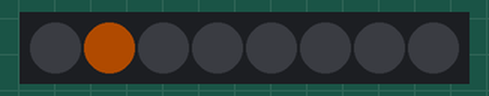
Recording of a program running on a simulated Raspberry Pi Pico running MicroPython. Shown: 8 RGB LEDs in strip order, left to right. Dim RGB values are drawn brighter than linear; random numbers come from a fixed seed.

Above: at 0.41 s.
At 5.0 s:
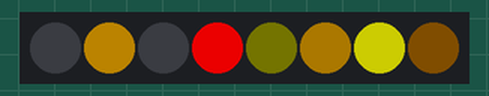
At 11.71 s:
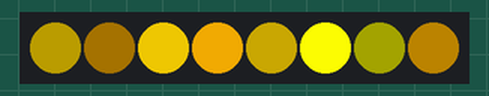
At 17.88 s:
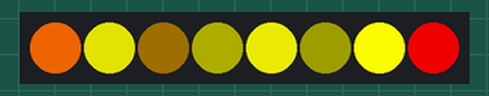
At 29.58 s:
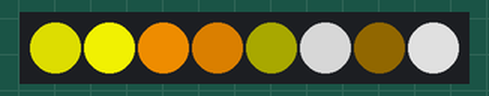
At 39.45 s:
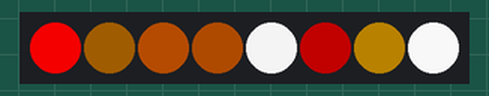
Timing chart, 0 to 40.0 s (numbered marks = the images above):
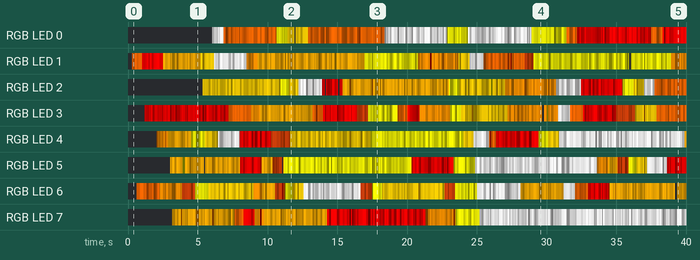

The program:

main.py
```python
import array, time
from machine import Pin
import rp2
import random

# Configure the number of WS2812 LEDs, pins and brightness.
NUM_LEDS = 8
PIN_NUM = 21


@rp2.asm_pio(sideset_init=rp2.PIO.OUT_LOW, out_shiftdir=rp2.PIO.SHIFT_LEFT, autopull=True, pull_thresh=24)
def ws2812():
    T1 = 2
    T2 = 5
    T3 = 3
    wrap_target()
    label("bitloop")
    out(x, 1).side(0)[T3 - 1]
    jmp(not_x, "do_zero").side(1)[T1 - 1]
    jmp("bitloop").side(1)[T2 - 1]
    label("do_zero")
    nop().side(0)[T2 - 1]
    wrap()


# Create the StateMachine with the ws2812 program, outputting on Pin(16).
sm = rp2.StateMachine(0, ws2812, freq=8_000_000, sideset_base=Pin(PIN_NUM))

# Start the StateMachine, it will wait for data on its FIFO.
sm.active(1)

# Display a pattern on the LEDs via an array of LED RGB values.
ar = array.array("I", [0 for _ in range(NUM_LEDS)])


def pixels_show():
    dimmer_ar = array.array("I", [0 for _ in range(NUM_LEDS)])
    for i, c in enumerate(ar):
        brightness = random.random()
        r = int(((c >> 8) & 0xFF) * brightness)
        g = int(((c >> 16) & 0xFF) * brightness)
        b = int((c & 0xFF) * brightness)
        dimmer_ar[i] = (g << 16) + (r << 8) + b
    sm.put(dimmer_ar, 8)
    time.sleep_ms(10)


def pixels_set(i, color):
    ar[i] = (color[1] << 16) + (color[0] << 8) + color[2]


def pixels_fill(color):
    for i in range(len(ar)):
        if random.randint(0, 2) == 1:
            pixels_set(i, color)
        time.sleep(random.uniform(0.02, 0.15))
        pixels_show()


ORANGE = (252, 177, 3)
RED = (255, 0, 0)
YELLOW = (255, 150, 0)
DARK_ORANGE = (252, 107, 3)
DARK_RED = (135, 41, 7)
LIGHT_YELLOW = (252, 252, 3)
PURPLE = (252, 211, 3)
WHITE = (255, 255, 255)
COLORS = (DARK_ORANGE, RED, YELLOW, ORANGE, DARK_RED, LIGHT_YELLOW, PURPLE, WHITE)

while True:
    for color in COLORS:
        pixels_fill(color)
        time.sleep(0.02)
```
